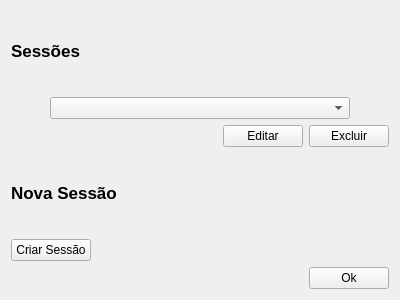
<?xml version="1.0" encoding="UTF-8"?>
<ui version="4.0">
 <class>CSessionsForm</class>
 <widget class="QWidget" name="CSessionsForm">
  <property name="geometry">
   <rect>
    <x>0</x>
    <y>0</y>
    <width>400</width>
    <height>300</height>
   </rect>
  </property>
  <property name="windowTitle">
   <string>Form</string>
  </property>
  <layout class="QVBoxLayout" name="verticalLayout_2">
   <item>
    <layout class="QVBoxLayout" name="verticalLayout">
     <item>
      <widget class="QLabel" name="label">
       <property name="font">
        <font>
         <pointsize>13</pointsize>
         <weight>75</weight>
         <bold>true</bold>
        </font>
       </property>
       <property name="text">
        <string>Sessões</string>
       </property>
      </widget>
     </item>
     <item alignment="Qt::AlignHCenter">
      <widget class="QComboBox" name="comboBox">
       <property name="sizePolicy">
        <sizepolicy hsizetype="Minimum" vsizetype="Fixed">
         <horstretch>0</horstretch>
         <verstretch>0</verstretch>
        </sizepolicy>
       </property>
       <property name="minimumSize">
        <size>
         <width>300</width>
         <height>0</height>
        </size>
       </property>
      </widget>
     </item>
     <item>
      <layout class="QHBoxLayout" name="horizontalLayout">
       <property name="sizeConstraint">
        <enum>QLayout::SetDefaultConstraint</enum>
       </property>
       <item alignment="Qt::AlignRight">
        <widget class="QPushButton" name="btn_editar_Sessao">
         <property name="sizePolicy">
          <sizepolicy hsizetype="Minimum" vsizetype="Fixed">
           <horstretch>1</horstretch>
           <verstretch>0</verstretch>
          </sizepolicy>
         </property>
         <property name="text">
          <string>Editar</string>
         </property>
        </widget>
       </item>
       <item alignment="Qt::AlignRight">
        <widget class="QPushButton" name="pushButton">
         <property name="text">
          <string>Excluir</string>
         </property>
        </widget>
       </item>
      </layout>
     </item>
     <item>
      <widget class="QLabel" name="label_2">
       <property name="font">
        <font>
         <pointsize>13</pointsize>
         <weight>75</weight>
         <italic>false</italic>
         <bold>true</bold>
        </font>
       </property>
       <property name="text">
        <string>Nova Sessão</string>
       </property>
      </widget>
     </item>
     <item alignment="Qt::AlignLeft">
      <widget class="QPushButton" name="pushButton_3">
       <property name="text">
        <string>Criar Sessão</string>
       </property>
      </widget>
     </item>
     <item alignment="Qt::AlignRight">
      <widget class="QPushButton" name="pushButton_4">
       <property name="text">
        <string>Ok</string>
       </property>
      </widget>
     </item>
    </layout>
   </item>
  </layout>
 </widget>
 <resources/>
 <connections/>
</ui>
